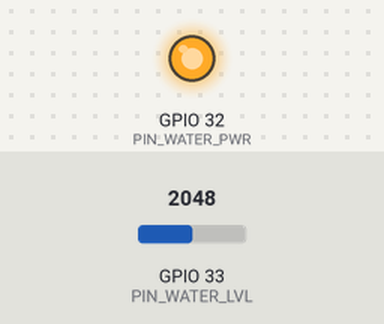
This sketch was run on a simulated ESP32. On the bench: output pins drawn as LEDs (lit = HIGH). Inputs (shaded band) come from the test bench; at power-on: GPIO 33 (PIN_WATER_LVL) = 2048. What the sketch prints to the serial monitor is not drawn.

Above: at 9.0 s.
At 15.0 s:
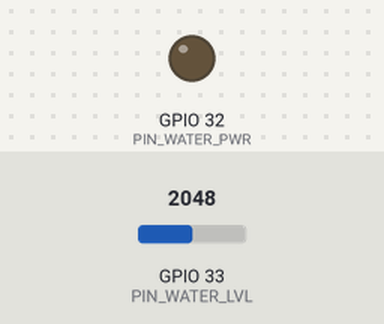
Timing chart, 0 to 19.6 s (numbered marks = the images above):
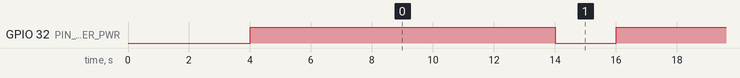

The sketch:

WaterLevelWarmupTest.ino
```cpp
// ==========================================
// 水位感測器「最佳暖機時間」分析測試工具
// ==========================================
// 如果值都一樣，可以設為只需要0/1ms 暖機


const int PIN_WATER_PWR = 32;   // 供電腳位 (接感測器 VCC) 另外記得接地
const int PIN_WATER_LVL = 33;   // 類比讀取腳位 (接感測器 S)

// 定義我們要測試的一系列暖機時間 (單位：毫秒)
// 從完全不暖機 (0) 到暖機 100ms
const int testDelays[] = {10000};
const int numTests = sizeof(testDelays) / sizeof(testDelays[0]);

void setup() {
    Serial.begin(115200);
    delay(1000); // 等待 Serial Monitor 開啟

    Serial.println("\n\n--- 水位感測器暖機分析開始 ---");
    Serial.println("請確保感測器穩定泡在水中，測試期間請勿移動！");

    pinMode(PIN_WATER_PWR, OUTPUT);
    digitalWrite(PIN_WATER_PWR, LOW); // 預設斷電

    // 必須與主程式相同的 ADC 衰減設定，確保刻度一致
    analogSetPinAttenuation(PIN_WATER_LVL, ADC_11db);

    delay(3000); // 給水體 3 秒鐘的初始平靜時間
}

void loop() {
    Serial.println("\n>>> 開始新一輪測試循環 >>>");

    for (int i = 0; i < numTests; i++) {
        int currentWarmUp = testDelays[i];

        // 1. 給予感測器供電
        digitalWrite(PIN_WATER_PWR, HIGH);

        // 2. 暖機等待 (實驗變數)
        if (currentWarmUp > 0) {
            delay(currentWarmUp);
        }

        // 3. 瞬間讀取數值 (取平均值過濾雜訊)
        long sum = 0;
        for(int j = 0; j < 3; j++) {
            sum += analogRead(PIN_WATER_LVL);
        }
        int avgValue = sum / 3;

        // 4. 讀完立刻斷電！
        digitalWrite(PIN_WATER_PWR, LOW);

        // 5. 印出日誌
        Serial.printf("暖機 %3d ms  =>  讀取數值: %d\n", currentWarmUp, avgValue);

        // 6. 【極度重要】讓水體休息 3 秒，消除上一輪的電解干擾
        delay(1000);
    }

    Serial.println("==================================");
    Serial.println("循環結束，等待 5 秒後進行下一輪...");
    delay(1000);
}
```

Measured:
- by itself, GPIO 32 (PIN_WATER_PWR): alternates HIGH for 10.0 s and LOW for 2.0 s
